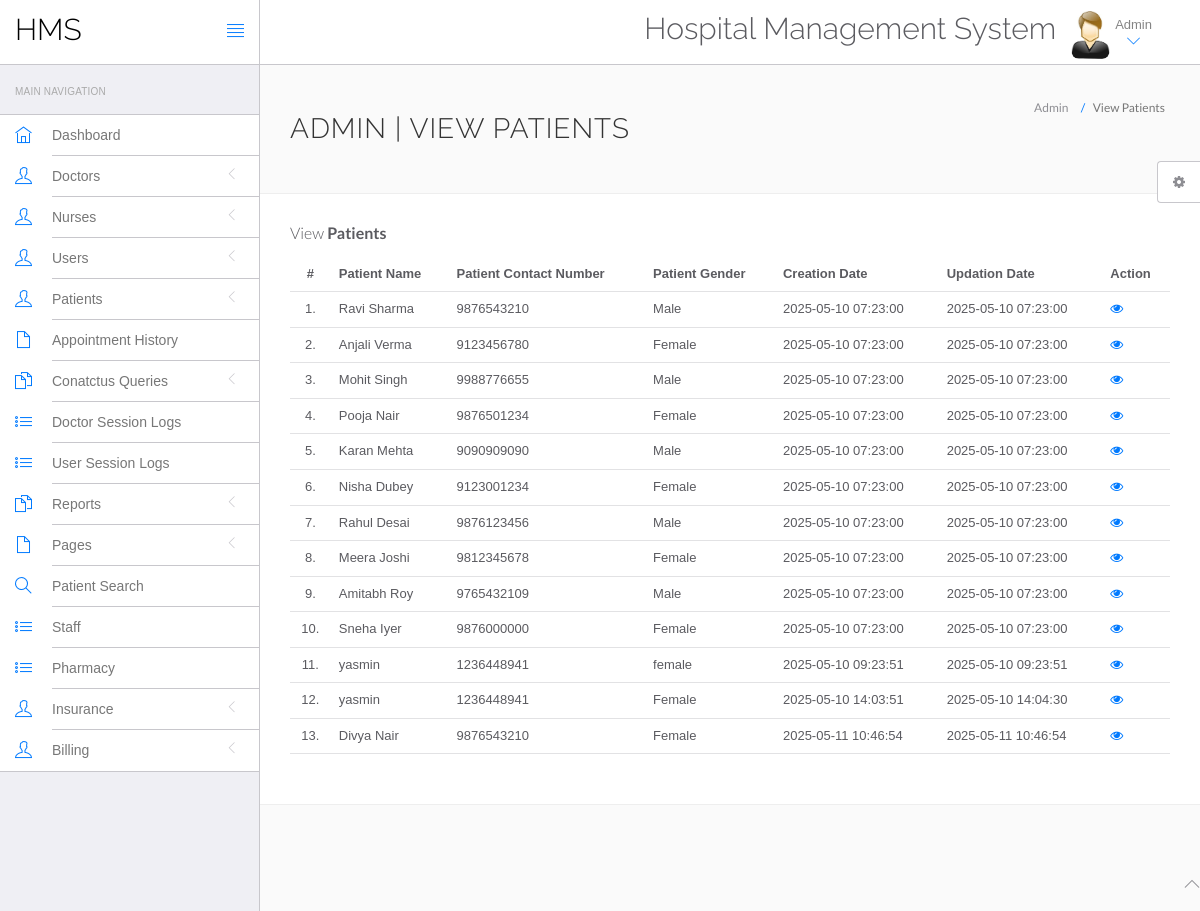
Page /hms/admin/manage-patient.php (signed in) on the committed database.
### tables this page shows
CREATE TABLE `tblpatient` (
  `ID` int(10) NOT NULL,
  `Docid` int(10) DEFAULT NULL,
  `PatientName` varchar(200) DEFAULT NULL,
  `PatientContno` bigint(10) DEFAULT NULL,
  `PatientEmail` varchar(200) DEFAULT NULL,
  `PatientGender` varchar(50) DEFAULT NULL,
  `PatientAdd` mediumtext DEFAULT NULL,
  `PatientAge` int(10) DEFAULT NULL,
  `PatientMedhis` mediumtext DEFAULT NULL,
  `CreationDate` timestamp NOT NULL DEFAULT current_timestamp(),
  `UpdationDate` timestamp NOT NULL DEFAULT current_timestamp() ON UPDATE current_timestamp()
);

### hms/admin/manage-patient.php (the view, shortened to what this page needs)
<?php
include('include/config.php');
if(strlen($_SESSION['id']==0)) {
 header('location:logout.php');
  } else{
?>
<!DOCTYPE html>
<html lang="en">
	<head>
		<link rel="stylesheet" href="vendor/bootstrap/css/bootstrap.min.css">
		<link rel="stylesheet" href="vendor/fontawesome/css/font-awesome.min.css">
		<link rel="stylesheet" href="vendor/themify-icons/themify-icons.min.css">
		<link href="vendor/animate.css/animate.min.css" rel="stylesheet" media="screen">
		<link href="vendor/perfect-scrollbar/perfect-scrollbar.min.css" rel="stylesheet" media="screen">
		<link href="vendor/switchery/switchery.min.css" rel="stylesheet" media="screen">
		<link href="vendor/bootstrap-touchspin/jquery.bootstrap-touchspin.min.css" rel="stylesheet" media="screen">
		<link href="vendor/select2/select2.min.css" rel="stylesheet" media="screen">
		<link href="vendor/bootstrap-datepicker/bootstrap-datepicker3.standalone.min.css" rel="stylesheet" media="screen">
		<link href="vendor/bootstrap-timepicker/bootstrap-timepicker.min.css" rel="stylesheet" media="screen">
		<link rel="stylesheet" href="assets/css/styles.css">
		<link rel="stylesheet" href="assets/css/plugins.css">
		<link rel="stylesheet" href="assets/css/themes/theme-1.css" id="skin_color" />
	</head>
	<body>
		<div id="app">
<?php include('include/sidebar.php');?>
<div class="app-content">
<?php include('include/header.php');?>
<div class="main-content" >
<div class="wrap-content container" id="container">
<section id="page-title">
<div class="row">
<div class="col-sm-8">
<h1 class="mainTitle">Admin | View Patients</h1>
</div>
<ol class="breadcrumb">
<li>
<span>Admin</span>
</li>
<li class="active">
<span>View Patients</span>
</li>
</ol>
</div>
</section>
<div class="container-fluid container-fullw bg-white">
<div class="row">
<div class="col-md-12">
<h5 class="over-title margin-bottom-15">View <span class="text-bold">Patients</span></h5>
<table class="table table-hover" id="sample-table-1">
<thead>
<tr>
<th class="center">#</th>
<th>Patient Name</th>
<th>Patient Contact Number</th>
<th>Patient Gender </th>
<th>Creation Date </th>
<th>Updation Date </th>
<th>Action</th>
</tr>
</thead>
<tbody>
<?php
$sql=mysqli_query($con,"select * from tblpatient");
$cnt=1;
while($row=mysqli_fetch_array($sql))
{
?>
<tr>
<td class="center"><?php echo $cnt;?>.</td>
<td class="hidden-xs"><?php echo $row['PatientName'];?></td>
<td><?php echo $row['PatientContno'];?></td>
<td><?php echo $row['PatientGender'];?></td>
<td><?php echo $row['CreationDate'];?></td>
<td><?php echo $row['UpdationDate'];?>
</td>
<td>
<a href="view-patient.php?viewid=<?php echo $row['ID'];?>"><i class="fa fa-eye"></i></a>
</td>
</tr>
<?php
$cnt=$cnt+1;
 }?></tbody>
</table>
</div>
</div>
</div>
</div>
</div>
</div>
</div>
	<?php include('include/footer.php');?>
	<?php include('include/setting.php');?>
	</body>
</html>
<?php } ?>

### hms/admin/assets/css/themes/theme-1.css (style rules this page uses)
body { background: #FAFAFA; }

### rows in the picture
tblpatient: PatientName "Ravi Sharma", PatientContno "9876543210", PatientGender "Male", CreationDate "2025-05-10 07:23:00", UpdationDate "2025-05-10 07:23:00"
tblpatient: PatientName "Anjali Verma", PatientContno "9123456780", PatientGender "Female", CreationDate "2025-05-10 07:23:00", UpdationDate "2025-05-10 07:23:00"
tblpatient: PatientName "Mohit Singh", PatientContno "9988776655", PatientGender "Male", CreationDate "2025-05-10 07:23:00", UpdationDate "2025-05-10 07:23:00"
tblpatient: PatientName "Pooja Nair", PatientContno "9876501234", PatientGender "Female", CreationDate "2025-05-10 07:23:00", UpdationDate "2025-05-10 07:23:00"
tblpatient: PatientName "Karan Mehta", PatientContno "9090909090", PatientGender "Male", CreationDate "2025-05-10 07:23:00", UpdationDate "2025-05-10 07:23:00"
tblpatient: PatientName "Nisha Dubey", PatientContno "9123001234", PatientGender "Female", CreationDate "2025-05-10 07:23:00", UpdationDate "2025-05-10 07:23:00"
tblpatient: PatientName "Rahul Desai", PatientContno "9876123456", PatientGender "Male", CreationDate "2025-05-10 07:23:00", UpdationDate "2025-05-10 07:23:00"
tblpatient: PatientName "Meera Joshi", PatientContno "9812345678", PatientGender "Female", CreationDate "2025-05-10 07:23:00", UpdationDate "2025-05-10 07:23:00"
tblpatient: PatientName "Amitabh Roy", PatientContno "9765432109", PatientGender "Male", CreationDate "2025-05-10 07:23:00", UpdationDate "2025-05-10 07:23:00"
tblpatient: PatientName "Sneha Iyer", PatientContno "9876000000", PatientGender "Female", CreationDate "2025-05-10 07:23:00", UpdationDate "2025-05-10 07:23:00"
tblpatient: PatientName "yasmin", PatientContno "1236448941", PatientGender "female", CreationDate "2025-05-10 09:23:51", UpdationDate "2025-05-10 09:23:51"
tblpatient: PatientName "yasmin", PatientContno "1236448941", PatientGender "Female", CreationDate "2025-05-10 14:03:51", UpdationDate "2025-05-10 14:04:30"
tblpatient: PatientName "Divya Nair", PatientContno "9876543210", PatientGender "Female", CreationDate "2025-05-11 10:46:54", UpdationDate "2025-05-11 10:46:54"
